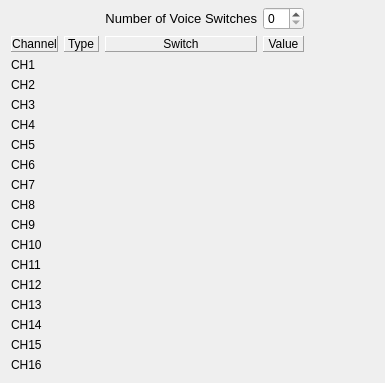
     <widget class="QWidget" name="tabSafetySwitches">
      <property name="autoFillBackground">
       <bool>false</bool>
      </property>
      <attribute name="title">
       <string>Safety Switches</string>
      </attribute>
      <layout class="QGridLayout" name="grid_tabSafetySwitches" rowstretch="0,0,0,0,0,0,0,0,0,0,0,0,0,0,0,0,0,10" columnstretch="0,2,9,9,0">
       <property name="topMargin">
        <number>7</number>
       </property>
       <property name="verticalSpacing">
        <number>6</number>
       </property>
       <item row="1" column="0">
        <widget class="QLabel" name="label_56">
         <property name="frameShape">
          <enum>QFrame::Panel</enum>
         </property>
         <property name="frameShadow">
          <enum>QFrame::Raised</enum>
         </property>
         <property name="midLineWidth">
          <number>0</number>
         </property>
         <property name="text">
          <string>Channel</string>
         </property>
         <property name="alignment">
          <set>Qt::AlignCenter</set>
         </property>
         <property name="margin">
          <number>3</number>
         </property>
        </widget>
       </item>
       <item row="1" column="2">
        <widget class="QLabel" name="label_66">
         <property name="frameShape">
          <enum>QFrame::Panel</enum>
         </property>
         <property name="frameShadow">
          <enum>QFrame::Raised</enum>
         </property>
         <property name="midLineWidth">
          <number>0</number>
         </property>
         <property name="text">
          <string>Switch</string>
         </property>
         <property name="alignment">
          <set>Qt::AlignCenter</set>
         </property>
         <property name="margin">
          <number>3</number>
         </property>
        </widget>
       </item>
       <item row="1" column="3">
        <widget class="QLabel" name="label_80">
         <property name="frameShape">
          <enum>QFrame::Panel</enum>
         </property>
         <property name="frameShadow">
          <enum>QFrame::Raised</enum>
         </property>
         <property name="midLineWidth">
          <number>0</number>
         </property>
         <property name="text">
          <string>Value</string>
         </property>
         <property name="alignment">
          <set>Qt::AlignCenter</set>
         </property>
         <property name="margin">
          <number>3</number>
         </property>
        </widget>
       </item>
       <item row="2" column="0">
        <widget class="QLabel" name="SS1">
         <property name="text">
          <string notr="true">CH1</string>
         </property>
        </widget>
       </item>
       <item row="3" column="0">
        <widget class="QLabel" name="SS2">
         <property name="text">
          <string notr="true">CH2</string>
         </property>
        </widget>
       </item>
       <item row="4" column="0">
        <widget class="QLabel" name="SS3">
         <property name="text">
          <string notr="true">CH3</string>
         </property>
        </widget>
       </item>
       <item row="5" column="0">
        <widget class="QLabel" name="SS4">
         <property name="text">
          <string notr="true">CH4</string>
         </property>
        </widget>
       </item>
       <item row="6" column="0">
        <widget class="QLabel" name="SS5">
         <property name="text">
          <string notr="true">CH5</string>
         </property>
        </widget>
       </item>
       <item row="7" column="0">
        <widget class="QLabel" name="SS6">
         <property name="text">
          <string notr="true">CH6</string>
         </property>
        </widget>
       </item>
       <item row="8" column="0">
        <widget class="QLabel" name="SS7">
         <property name="text">
          <string notr="true">CH7</string>
         </property>
        </widget>
       </item>
       <item row="9" column="0">
        <widget class="QLabel" name="SS8">
         <property name="text">
          <string notr="true">CH8</string>
         </property>
        </widget>
       </item>
       <item row="10" column="0">
        <widget class="QLabel" name="SS9">
         <property name="text">
          <string notr="true">CH9</string>
         </property>
        </widget>
       </item>
       <item row="11" column="0">
        <widget class="QLabel" name="SS10">
         <property name="text">
          <string notr="true">CH10</string>
         </property>
        </widget>
       </item>
       <item row="12" column="0">
        <widget class="QLabel" name="SS11">
         <property name="text">
          <string notr="true">CH11</string>
         </property>
        </widget>
       </item>
       <item row="13" column="0">
        <widget class="QLabel" name="SS12">
         <property name="text">
          <string notr="true">CH12</string>
         </property>
        </widget>
       </item>
       <item row="14" column="0">
        <widget class="QLabel" name="SS13">
         <property name="text">
          <string notr="true">CH13</string>
         </property>
        </widget>
       </item>
       <item row="15" column="0">
        <widget class="QLabel" name="SS14">
         <property name="text">
          <string notr="true">CH14</string>
         </property>
        </widget>
       </item>
       <item row="16" column="0">
        <widget class="QLabel" name="SS15">
         <property name="text">
          <string notr="true">CH15</string>
         </property>
        </widget>
       </item>
       <item row="17" column="0">
        <widget class="QLabel" name="SS16">
         <property name="text">
          <string notr="true">CH16</string>
         </property>
        </widget>
       </item>
       <item row="0" column="3">
        <widget class="QSpinBox" name="NumVoiceSwSB">
         <property name="maximum">
          <number>16</number>
         </property>
        </widget>
       </item>
       <item row="0" column="2">
        <widget class="QLabel" name="label_83">
         <property name="font">
          <font>
           <pointsize>10</pointsize>
          </font>
         </property>
         <property name="text">
          <string>Number of Voice Switches</string>
         </property>
         <property name="alignment">
          <set>Qt::AlignRight|Qt::AlignTrailing|Qt::AlignVCenter</set>
         </property>
        </widget>
       </item>
       <item row="1" column="1">
        <widget class="QLabel" name="label_84">
         <property name="frameShape">
          <enum>QFrame::Panel</enum>
         </property>
         <property name="frameShadow">
          <enum>QFrame::Raised</enum>
         </property>
         <property name="text">
          <string>Type</string>
         </property>
        </widget>
       </item>
       <item row="1" column="4">
        <widget class="QLabel" name="label_164">
         <property name="minimumSize">
          <size>
           <width>64</width>
           <height>0</height>
          </size>
         </property>
         <property name="frameShape">
          <enum>QFrame::NoFrame</enum>
         </property>
         <property name="frameShadow">
          <enum>QFrame::Plain</enum>
         </property>
         <property name="text">
          <string/>
         </property>
        </widget>
       </item>
      </layout>
     </widget>
